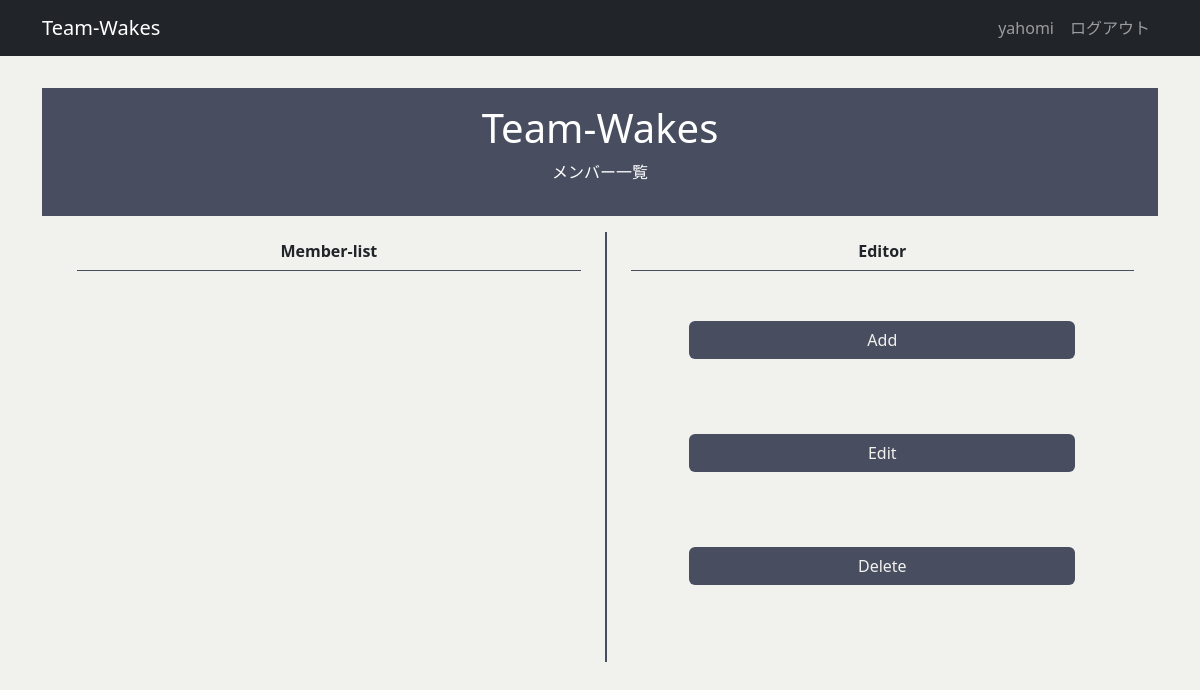
/wakes/member/ (signed in), run on an earlier commit of the app's database.
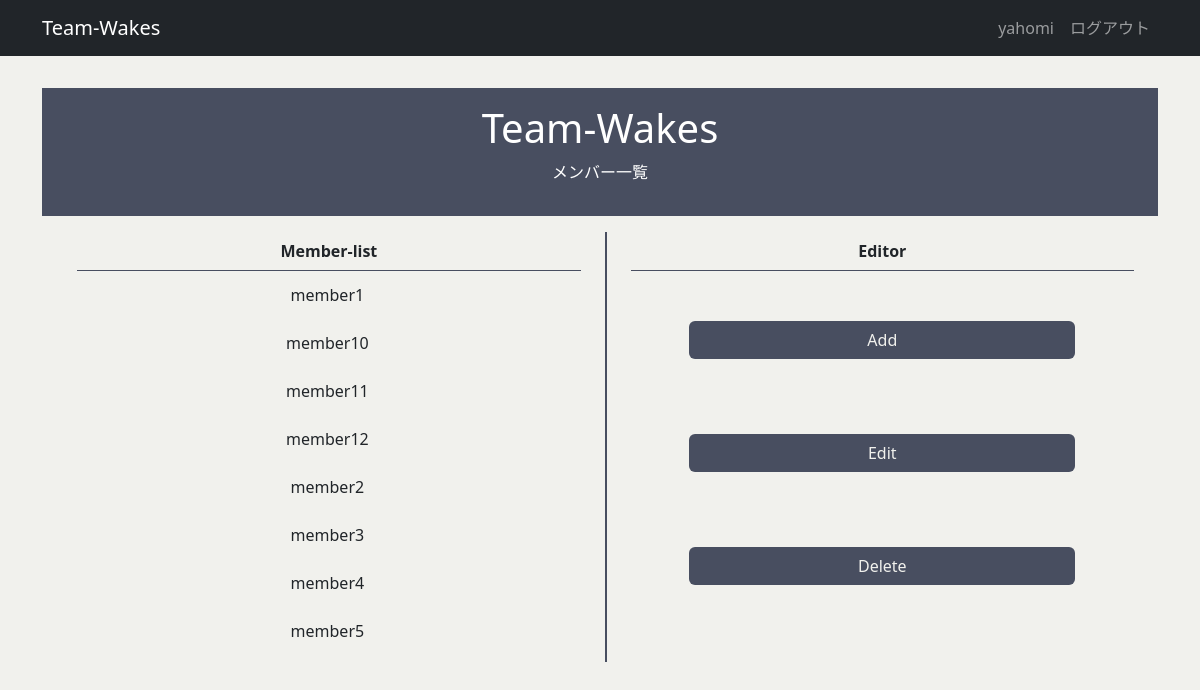
And on a later commit of the database.
### wakes/models.py (models this page shows, shortened)
class Member(models.Model):
    name = models.CharField('名前', max_length=12, blank=False)
    created_by = models.ForeignKey(settings.AUTH_USER_MODEL, verbose_name="作成者", on_delete=models.CASCADE)
    class Meta:
        db_table = 'members'

### wakes/views.py (the view)
# urls.py: path('member/', member, name='member'),
def member(request):
    user_id = request.user.id
    members = Member.objects.filter(created_by_id=user_id)
    members = members.order_by('name')
    context= {
        'members': members,
    }
    return render(request, 'member/member.html', context)

### templates/member/member.html
{% extends 'base.html' %}
{% load static %}
{% block main %}
  <div class="sub-welcome">
    <h1 class="title">Team-Wakes</h1>
    <p class="subtitle">メンバー一覧</p>
  </div>
  <div class="content">
    <div class="all-member-list">
      <h2 class="content-head">Member-list</h2>
      <ul class="member-list-ul">
        {% for member in members %}
          <li class="member-list">{{ member.name }}</li>
        {% endfor %}
      </ul>
    </div>
    <div class="function-container">
      <h2 class="content-head">Editor</h2>
      <a class="btn btn-color btn-function" href="{% url 'member_new_list' %}">Add</a>
      <br>
      <a class="btn btn-color btn-function" href="{% url 'member_edit_list' %}">Edit</a>
      <br>
      <a class="btn btn-color btn-function" href="{% url 'member_delete_list' %}">Delete</a>
    </div>
  </div>
{% endblock main %}

### templates/base.html (shortened to what this page needs)
{% load static %}
{% load django_bootstrap5 %}
<!DOCTYPE html>
<html lang="ja">
  <head>
    {% bootstrap_css %}
    <link rel="stylesheet" href="{% static 'wakes/css/style.css' %}">
  </head>
  <body>
    <nav class="navbar navbar-expand flex-md-row navbar-dark bg-dark">
      <div class="container justify-content-between">
        <a class="navbar-brand" href="/">Team-Wakes</a>
        <ul class="navbar-nav mr-md-2">
          {% if user.is_authenticated %}
            <li class="nav-item">
              <a class="nav-link">{{ user.username }}</a>
              <a class="nav-link" href="{% url 'logout' %}">ログアウト</a>
            </li>
          {% endif %}
        </ul>
      </div>
    </nav>
    <main>
      <div class="container">
        {% block main %}{% endblock main %}
      </div>
    </main>
  </body>
</html>

### static/wakes/css/style.css (style rules this page uses)
body { background-color: rgb(241, 241, 237); }
main { padding: 2rem 0; }
a { display: block; text-decoration: none; color: rgb(241, 241, 237); }
.sub-welcome { color: white; padding: 1rem 0; margin-bottom: 1rem; background-color: #484e60; align-items: center; display: flex; flex-direction: column; }
.btn-color { background-color: aliceblue; }
.nav-item { display: flex; }
.content { height: 430px; width: auto; display: flex; margin-left: 1%; text-align: center; line-height: 240%; }
.content-head { display: block; font-size: 16px; font-weight: bold; margin: 0 24px; line-height: 240%; border-bottom: 1px solid #484e60; text-align: center; }
.member-list { list-style: none; padding: 0 15px; margin-right: 30px; line-height: 300%; }
.all-member-list { width: 50%; border-right: 1px solid #484e60; height: 100%; }
.member-list-ul { height: 390px; overflow-y: scroll; margin-right: 5px; }
.function-container { width: 50%; border-left: 1px solid #484e60; }
.btn-function { width: 70%; margin: 50px auto 25px auto; background-color: #484e60; color: rgb(241, 241, 237); }

What changed in the data, as far as the page shows it:
added Member: name "member1"
added Member: name "member10"
added Member: name "member11"
added Member: name "member12"
added Member: name "member2"
added Member: name "member3"
added Member: name "member4"
added Member: name "member5"
